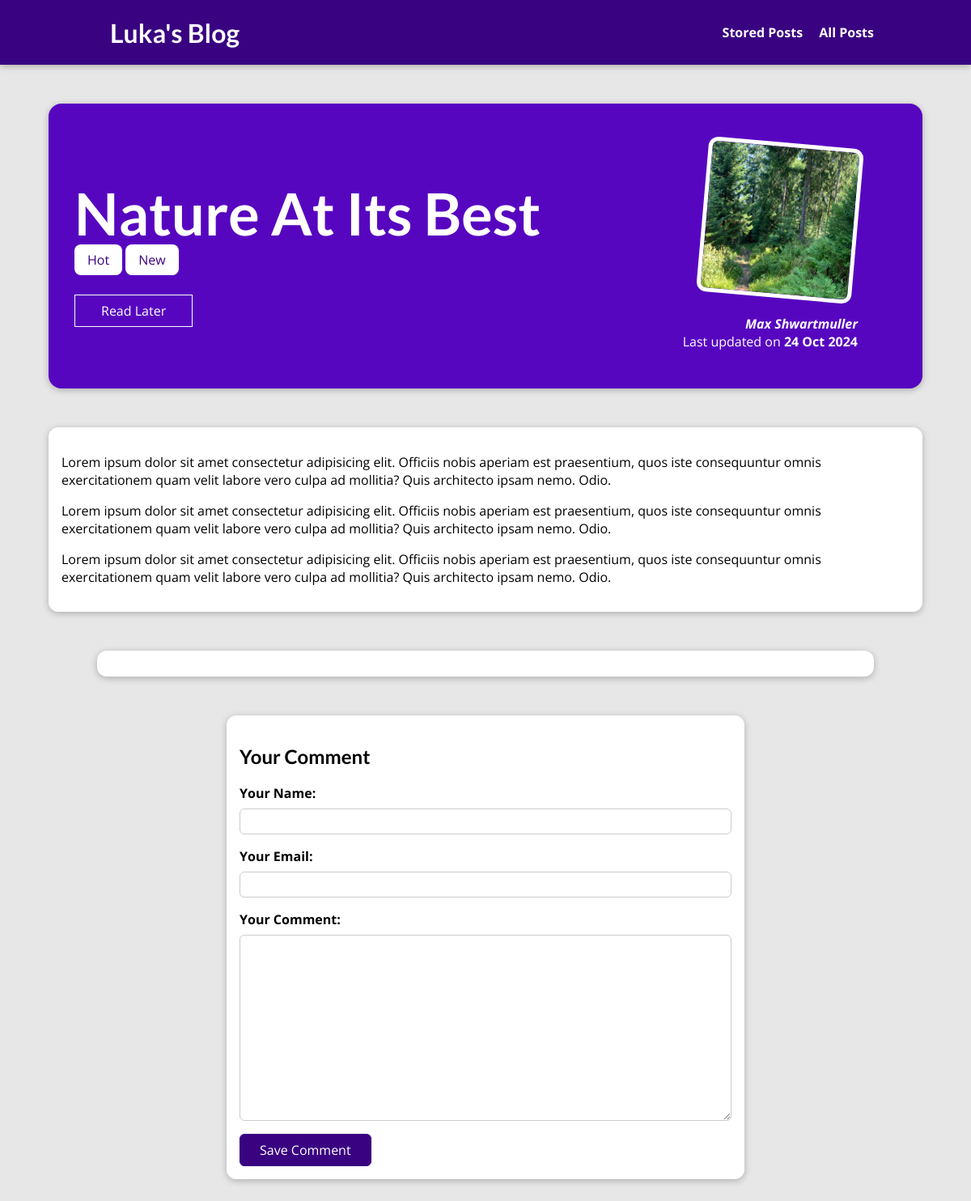
Page /posts/nature-at-its-best on the earlier database version.
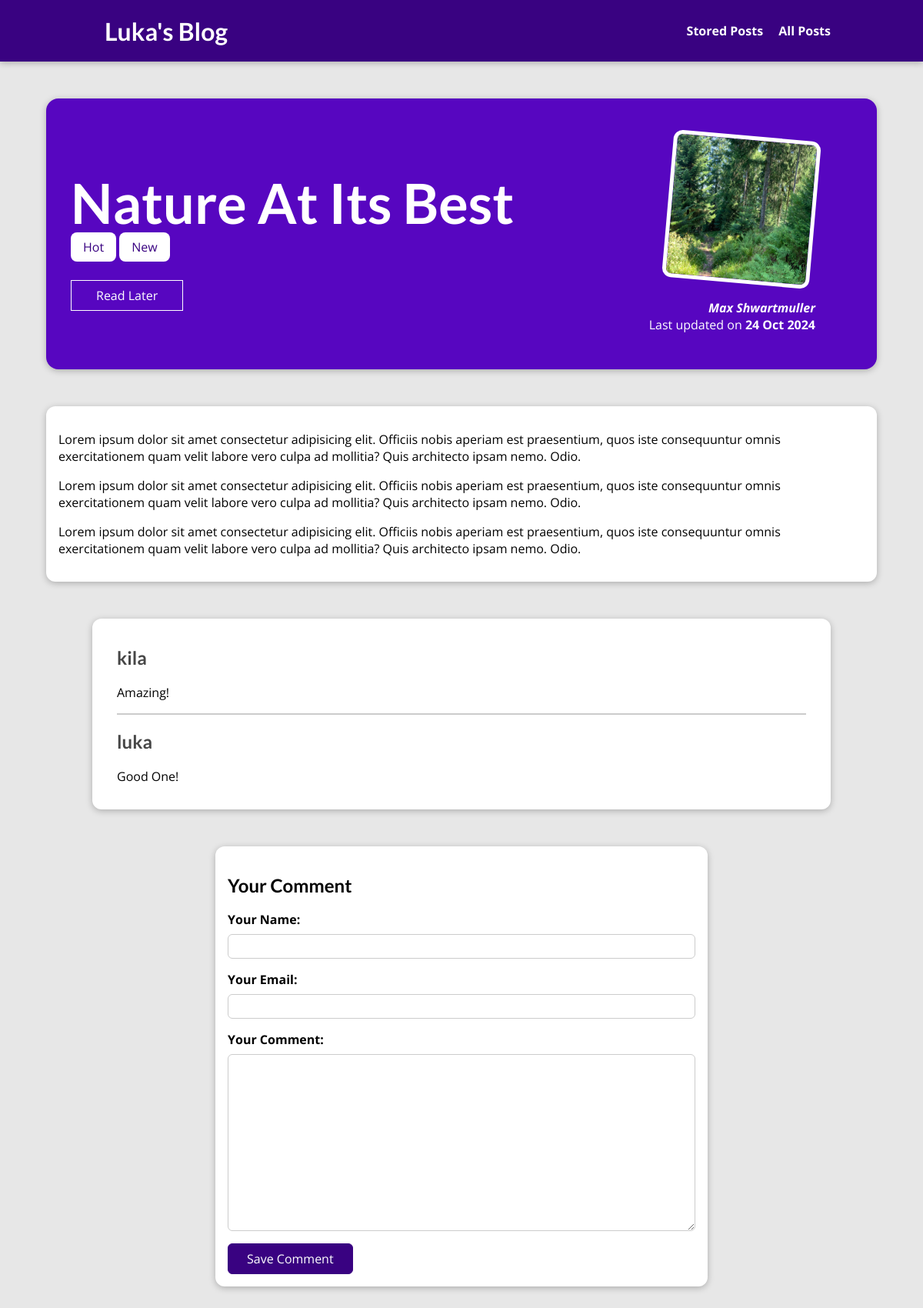
Same page on the later database version.
### blog/models.py (models this page shows, shortened)
class Post(models.Model):
    title = models.CharField(max_length=150)
    excerpt = models.CharField(max_length=200)
    image = models.ImageField(upload_to='posts', null=True)
    date = models.DateField(auto_now=True)
    slug = models.SlugField(unique=True, db_index=True)
    content = models.TextField(validators=[MinLengthValidator(10)])
    author = models.ForeignKey(Author, related_name='posts', null=True, on_delete=models.SET_NULL)
    tags = models.ManyToManyField(Tag)

class Tag(models.Model):
    caption = models.CharField(max_length=20)
    def __str__(self):
        return self.caption

class Author(models.Model):
    first_name = models.CharField(max_length=100)
    last_name = models.CharField(max_length=100)
    email_address = models.EmailField()
    def full_name(self):
        return f'{self.first_name} {self.last_name}'
    def __str__(self):
        return self.full_name()

class Comment(models.Model):
    user_name = models.CharField(max_length=120)
    user_email = models.EmailField()
    text = models.TextField(max_length=300)
    post = models.ForeignKey(Post, on_delete=models.CASCADE, related_name='comments')

### blog/views.py (the view, shortened to what this page needs)
# urls.py: path('posts/<slug:slug>', views.SinglePostView.as_view(), name='post-detail-page'),
class SinglePostView(View):
    def is_stored_post(self, request, post_id):
        stored_posts = request.session.get('stored_posts')
        if stored_posts is not None:
            is_saved_for_later = post_id in stored_posts
        else:
            is_saved_for_later = False
        return is_saved_for_later
    def get(self, request, slug):
        post = Post.objects.get(slug=slug)
        return render(request, 'blog/post-detail.html', {
            'post': post,
            'post_tags': post.tags.all(),
            'comment_form': CommentForm(),
            'comments': post.comments.all().order_by('-id'),
            'saved_for_later': self.is_stored_post(request, post.id)
        })

### blog/forms.py
class CommentForm(forms.ModelForm):
    class Meta:
        model = Comment
        exclude = ['post']
        labels = {
            "user_name": "Your Name",
            "user_email": "Your Email",
            "text": "Your Comment"
        }

### blog/templates/blog/post-detail.html (shortened to what this page needs)
{% extends "base.html" %}
{% load static %}
{% block css_files %}
  <link rel='stylesheet' href={% static 'blog/post-detail.css' %}/>
{% endblock %}
{% block content %}
    <section id='summary'>
        <h2>{{ post.title }}</h2>
        <div>
            {% for tag in post_tags %}
                <span class='tag'>{{ tag }}</span>
            {% endfor %}
        </div>
        <div id='read-later'>
            <form action="{% url 'read-later' %}" method='POST'>
                <button>
                    {% if saved_for_later %}
                        Remove From 'Read Later' List
                    {% else %}
                        Read Later
                    {% endif %}
                </button>
            </form>
        </div>
        <article>
            <img src="{{ post.image.url }}" alt={{ post.title }}>
            <address><a href='mailto:{{post.author.email_address}}'>{{ post.author }}</a></address>
            <div>
                Last updated on <time>{{ post.date|date:'d M Y' }}</time>
            </div>
        </article>
    </section>
    <main>{{ post.content|linebreaks }}</main>
    <section id='comments'>
        <ul>
            {% for comment in comments %}
                <li>
                    <h2>{{ comment.user_name }}</h2>
                    <p>{{ comment.text | linebreaks }}</p>
                </li>
            {% endfor %}
        </ul>
    </section>
    <section id='comment-form'>
        <h2>Your Comment </h2>
        <form action='{% url "post-detail-page" post.slug %}' method='POST'>
            {% for form_field in comment_form %}
                <div class='form-control {% if form_field.errors %} invalid {% endif %}'>
                    {{ form_field.label_tag }}
                    {{ form_field }}
                </div>
                {% endfor %}
                <button>Save Comment</button>
        </form>
    </section>
{% endblock %}

### templates/base.html (shortened to what this page needs)
{% load static %}
<!DOCTYPE html>
<html lang="en">
  <head>
    <link rel='stylesheet' href={% static "app.css" %} />
    {% block css_files %} {% endblock %}
  </head>
  <body>
    <header id='main-navigation'>
      <h1><a href={% url 'starting-page'%}>Luka's Blog </a></h1>
      <nav>
        <a href={% url 'read-later' %}>Stored Posts</a>
          <a href={% url 'posts-page'%}>All Posts</a>
      </nav>
  </header>
    {% block content %} {% endblock %}
  </body>
</html>

### static/app.css (style rules this page uses)
* { box-sizing: border-box; }
html { font-family: 'Open Sans', 'Lato', sans-serif; }
body { margin: 0; }
h1, h2, h3 { font-family: 'Lato', sans-serif; font-weight: bold; }
#main-navigation { width: 100%; height: 5rem; display: flex; justify-content: space-between; align-items: center; padding: 0 10%; position: absolute; top: 0; left: 0; }
#main-navigation a { text-decoration: none; color: white; font-weight: bold; margin-left: 1rem; }

### blog/static/blog/post-detail.css (style rules this page uses)
body { background-color: #e7e7e7; }
#main-navigation { background-color: #390281; box-shadow: 0 2px 8px rgba(0, 0, 0, 0.25); }
#summary { margin: 8rem auto 3rem auto; padding: 2rem; width: 90%; max-width: 90rem; border-radius: 16px; background-color: #5706c0; position: relative; box-shadow: 0 2px 8px rgba(0, 0, 0, 0.25); height: 22rem; }
#summary h2 { color: white; font-size: 4.5rem; margin-bottom: 0.25rem; }
#summary article { position: absolute; top: 2rem; right: 3rem; padding: 1rem 2rem; border-radius: 12px; text-align: right; color: white; }
#summary article img { width: 12rem; height: 12rem; border-radius: 12px; transform: rotateZ(5deg); border: 5px solid white; margin-bottom: 1rem; }
#summary address { font-weight: bold; }
#summary a { color: white; text-decoration: none; }
#summary time { font-weight: bold; }
#read-later { margin: 2rem 0; }
#read-later button { background-color: transparent; border: 1px solid white; padding: 0.5rem 2rem; font: inherit; color: white; cursor: pointer; }
main { width: 90%; max-width: 90rem; margin: 3rem auto; background-color: white; padding: 1rem; border-radius: 12px; box-shadow: 0 2px 8px rgba(0, 0, 0, 0.25); }
.tag { background-color: white; color: #390281; padding: 0.5rem 1rem; border-radius: 8px; }
#comment-form { margin: 3rem auto; width: 90%; max-width: 40rem; border-radius: 12px; background-color: white; box-shadow: 0 2px 8px rgba(0, 0, 0, 0.25); padding: 1rem; }
#comment-form button { font: inherit; background-color: #390281; color: white; border: 1px solid #390281; padding: 0.5rem 1.5rem; border-radius: 6px; }
.form-control { margin-bottom: 1rem; }
.form-control label { font-weight: bold; margin-bottom: 0.5rem; display: block; }
.form-control input, .form-control textarea { display: block; width: 100%; font: inherit; padding: 0.25rem; border-radius: 6px; border: 1px solid #ccc; }
#comments { margin: 3rem auto; width: 90%; max-width: 60rem; border-radius: 12px; background-color: white; box-shadow: 0 2px 8px rgba(0, 0, 0, 0.25); padding: 1rem 2rem; }
#comments ul { list-style: none; margin: 0; padding: 0; }
#comments li { margin-bottom: 1rem; border-bottom: 2px solid #ccc; }
#comments li:last-of-type { border-bottom: none; }
#comments h2 { color: #464646 }

Differences in the rows shown:
added Comment: user_name "kila", text "Amazing!"
added Comment: user_name "luka", text "Good One!"
